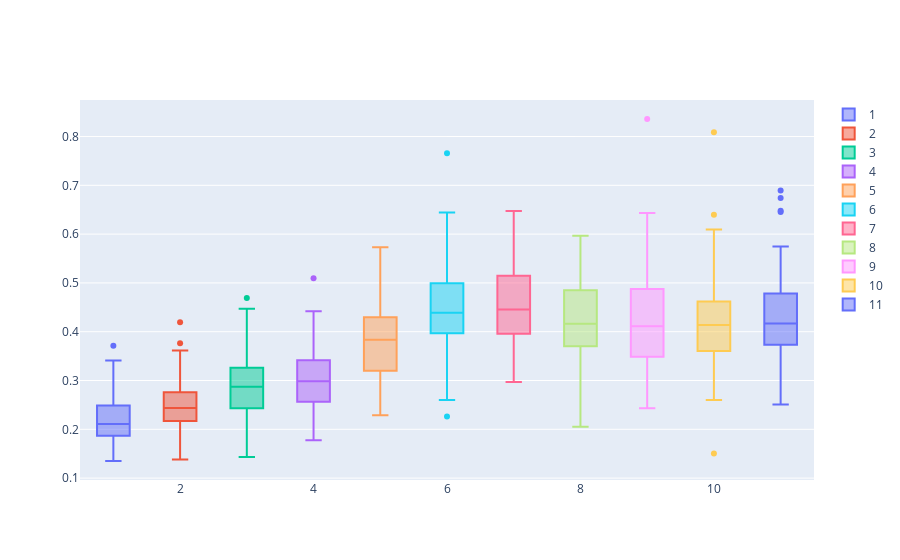

The notebook cell this image was saved under:
### Code cell
# Get stats and plot
# 
# Get iterations time for every cached solution in solver stats
# for every solver stats (problem_1 and problem_2), for every process nb (1..11)
nb_processes_to_iteration_times_3 = {
    nb_proc: [
        sol.iteration_time
        for stats in solver_stats_list for sol in stats["cached_solutions"]
        if sol.iteration_time > 1e-5
    ] 
    for nb_proc, solver_stats_list in nb_processes_to_solver_stats_dict_3.items()
} 

# Plot
fig = go.Figure()
for nb_proc, times in nb_processes_to_iteration_times_3.items():
    fig.add_trace(go.Box(y=times, name=nb_proc))

fig.show()
